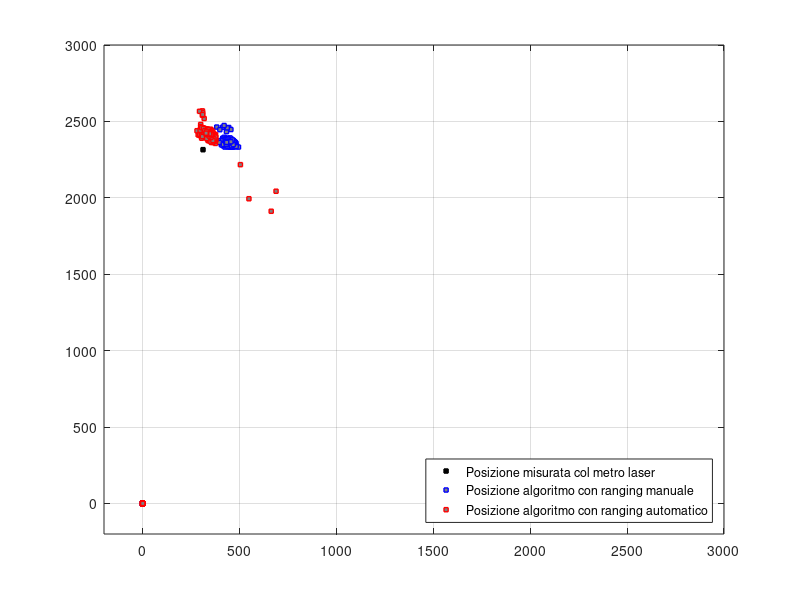

Write the MATLAB code that produced this figure. (Note: this script raises an error after producing the figure.)
%%% PLOT POSIZIONE TAG E ANCORE 2D

% LAUREA MAGISTRALE : ING. ROBOTICA E DELL'AUTOMAZIONE
% CORSO: SISTEMI DI GUIDA E NAVIGAZIONE
% AUTORI: CRISTIAN TESCONI/LUCA CROSATO

%**************************************************************************
% Questo script effettua il plot del tag e delle ancore nei seguenti casi:
%   1) TAG:
%      A) posizione reale misurata col metro laser (con relativa
%        incertezza);
%      B) posizione tag ottenuta dall'algoritmo PosTag.py che prende in
%        ingresso le coordinate  delle ancore ottenute dall'algoritmo
%        geometrico di calibrazione rangeToPos.m il quale prende in ingresso 
%        i range fra le ancore misurati col metro laser;
%      C) posizione tag ottenuta dall'algoritmo PosTag.py che prende in
%        ingresso le coordinate  delle ancore ottenute dall'algoritmo
%        gemoetrico di calibrazione rangeToPos.m  il quale prende in ingresso 
%        i range fra le ancore ottenuti con lo script python 
%        acquisizioni_distanze_antenne.py;
%
%   2) ANCORE:
%      A) posizione ancore ottenute mediante calibrazione manuale
%      B) posizione ancore ottenute mediante calibrazione automatica
%**************************************************************************


%% CLEAR
clear all;
close all;
clc;

%% SALVATAGGIO IMMAGINI
global save
save = 'y';

%% CARICAMENTO POSIZIONI TAG E ANCORE
Pos_tag_B = load('./dati/PosTag_manuale.mat')
Pos_tag_C = load('./dati/PosTag_automatico.mat')

%% POSIZIONE TAG 2D
% A)
x_tag_A = 311;    inc_x = 36; 
y_tag_A = 2315;   inc_y = 16;
z_tag_A = 422;    inc_z = 60;
figure ('name','posizione tag ')
plot(x_tag_A,y_tag_A,'ks',...
                     'LineWidth',1,...
                     'MarkerSize',3,...
                     'MarkerEdgeColor','k',...
                     'MarkerFaceColor',[0,0,0])
hold on
% B)
plot(Pos_tag_B.x_tag,Pos_tag_B.y_tag,'bs',...
                                      'LineWidth',1,...
                                      'MarkerSize',3,...
                                      'MarkerEdgeColor','b',...
                                      'MarkerFaceColor',[0.5,0.5,0.5])
hold on
% C)
plot(Pos_tag_C.x_tag,Pos_tag_C.y_tag,'rs',...
                                      'LineWidth',1,...
                                      'MarkerSize',3,...
                                      'MarkerEdgeColor','r',...
                                      'MarkerFaceColor',[0.5,0.5,0.5])
axis ([-200 3000 -200 3000])
grid on
lgb = legend('Posizione misurata col metro laser','Posizione algoritmo con ranging manuale',...
             'Posizione algoritmo con ranging automatico','Location','southeast',...
             'Orientation','vertical')
lgb.FontSize = 6;
title('Posizione tag')
save_as( 'Posizione_tag_2D', 'IMMAGINI')



%% POSIZIONE ANCORE 2D
Cal_man = load('./dati/Calibrazione_manuale.mat'); %calibrazione manuale
Cal_aut = load('./dati/Calibrazione_automatica.mat'); %calibrazione atuomatica

%************************ Calibrazione manuale*****************************
figure ('name','posizione ancore ')
cal_man = plot(Cal_man.A0(1),Cal_man.A0(2),'ms','LineWidth',1,'MarkerSize',3,'MarkerEdgeColor','m','MarkerFaceColor',[0.5,0.5,0.5]);
hold on
plot(Cal_man.A1(1),Cal_man.A1(2),'ms','LineWidth',1,'MarkerSize',3,'MarkerEdgeColor','m','MarkerFaceColor',[0.5,0.5,0.5]);
hold on
plot(Cal_man.A2(1),Cal_man.A2(2),'ms','LineWidth',1,'MarkerSize',3,'MarkerEdgeColor','m','MarkerFaceColor',[0.5,0.5,0.5]);
hold on
plot(Cal_man.A3(1),Cal_man.A3(2),'ms','LineWidth',1,'MarkerSize',3,'MarkerEdgeColor','m','MarkerFaceColor',[0.5,0.5,0.5]);
hold on

%*********************** Calibrazione automatica***************************
cal_aut = plot(Cal_aut.A0(1),Cal_aut.A0(2),'cs','LineWidth',1,'MarkerSize',3,'MarkerEdgeColor','c','MarkerFaceColor',[0.5,0.5,0.5]);
hold on
plot(Cal_aut.A1(1),Cal_aut.A1(2),'cs','LineWidth',1,'MarkerSize',3,'MarkerEdgeColor','c','MarkerFaceColor',[0.5,0.5,0.5]);
hold on
plot(Cal_aut.A2(1),Cal_aut.A2(2),'cs','LineWidth',1,'MarkerSize',3,'MarkerEdgeColor','c','MarkerFaceColor',[0.5,0.5,0.5]);
hold on
plot(Cal_aut.A3(1),Cal_aut.A3(2),'cs','LineWidth',1,'MarkerSize',3,'MarkerEdgeColor','c','MarkerFaceColor',[0.5,0.5,0.5]);
hold on

grid on
axis ([-500 7000' -500 7000])
lgb = legend([cal_man,cal_aut],'Calibrazione manuale','Calibrazione automatica','Location','southeast',...
             'Orientation','vertical')
lgb.FontSize = 6;
title('Posizione ancore')
save_as( 'Posizione_ancore_2D', 'IMMAGINI')


%% PLOT ANCORE E TAG INSIEME 2D
figure ('name','Posizione tag e ancore ')
% TAG:
% A)
A = plot(x_tag_A,y_tag_A,'ks',...
                     'LineWidth',1,...
                     'MarkerSize',3,...
                     'MarkerEdgeColor','k',...
                     'MarkerFaceColor',[0,0,0])
hold on
% B)
B = plot(Pos_tag_B.x_tag,Pos_tag_B.y_tag,'bs',...
                                      'LineWidth',1,...
                                      'MarkerSize',3,...
                                      'MarkerEdgeColor','b',...
                                      'MarkerFaceColor',[0.5,0.5,0.5])
hold on
% C)
C = plot(Pos_tag_C.x_tag,Pos_tag_C.y_tag,'rs',...
                                      'LineWidth',1,...
                                      'MarkerSize',3,...
                                      'MarkerEdgeColor','r',...
                                      'MarkerFaceColor',[0.5,0.5,0.5])
axis equal
grid on
% ANCORE:
%****************************** Calibrazione manuale***********************
cal_man = plot(Cal_man.A0(1),Cal_man.A0(2),'ms','LineWidth',1,'MarkerSize',3,'MarkerEdgeColor','m','MarkerFaceColor',[0.5,0.5,0.5]);
hold on
plot(Cal_man.A1(1),Cal_man.A1(2),'ms','LineWidth',1,'MarkerSize',3,'MarkerEdgeColor','m','MarkerFaceColor',[0.5,0.5,0.5]);
hold on
plot(Cal_man.A2(1),Cal_man.A2(2),'ms','LineWidth',1,'MarkerSize',3,'MarkerEdgeColor','m','MarkerFaceColor',[0.5,0.5,0.5]);
hold on
plot(Cal_man.A3(1),Cal_man.A3(2),'ms','LineWidth',1,'MarkerSize',3,'MarkerEdgeColor','m','MarkerFaceColor',[0.5,0.5,0.5]);
hold on

   
%*********************** Calibrazione automatica **************************
cal_aut = plot(Cal_aut.A0(1),Cal_aut.A0(2),'cs','LineWidth',1,'MarkerSize',3,'MarkerEdgeColor','c','MarkerFaceColor',[0.5,0.5,0.5]);
hold on
plot(Cal_aut.A1(1),Cal_aut.A1(2),'cs','LineWidth',1,'MarkerSize',3,'MarkerEdgeColor','c','MarkerFaceColor',[0.5,0.5,0.5]);
hold on
plot(Cal_aut.A2(1),Cal_aut.A2(2),'cs','LineWidth',1,'MarkerSize',3,'MarkerEdgeColor','c','MarkerFaceColor',[0.5,0.5,0.5]);
hold on
plot(Cal_aut.A3(1),Cal_aut.A3(2),'cs','LineWidth',1,'MarkerSize',3,'MarkerEdgeColor','c','MarkerFaceColor',[0.5,0.5,0.5]);
hold on
lgb = legend([A,B,C,cal_man,cal_aut],'Posizione tag misurata col metro laser','Posizione tag algoritmo con ranging manuale',...
             'Posizione tag algoritmo con ranging automatico','Calibrazione manuale','Calibrazione automatica','Location','southeast',...
             'Orientation','vertical');
lgb.FontSize = 6;
axis([-500 6000 -500 6000])
title('Posizione tag e ancore')
save_as( 'Posizione_ancore_tag_2D', 'IMMAGINI')


